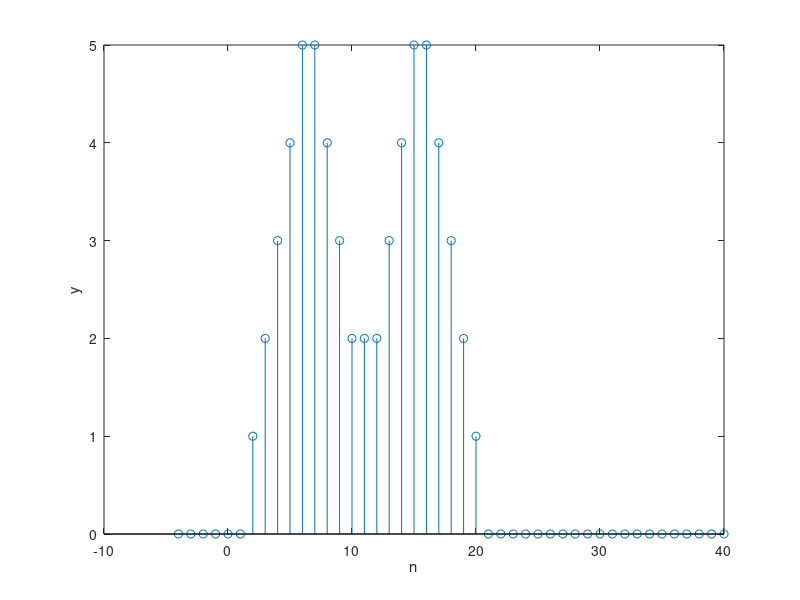

Write MATLAB code to recreate this figure.
n = [-2;20];
x=[zeros(1,2) ones(1,5) zeros(1,16)];
h=[zeros(1,4) ones(1,6) zeros(1,3) ones(1,6) zeros(1,4)];
y=conv(x,h);
n1=min(n*2):max(n*2);
stem(n1,y)

xlabel('n')
ylabel('y')
